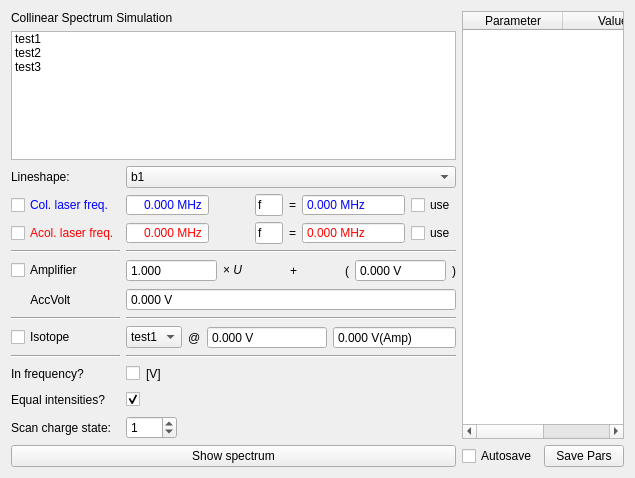
<?xml version="1.0" encoding="UTF-8"?>
<ui version="4.0">
 <class>Simulation</class>
 <widget class="QWidget" name="Simulation">
  <property name="geometry">
   <rect>
    <x>0</x>
    <y>0</y>
    <width>635</width>
    <height>478</height>
   </rect>
  </property>
  <property name="windowTitle">
   <string>Form</string>
  </property>
  <layout class="QHBoxLayout" name="horizontalLayout" stretch="0,0">
   <item>
    <layout class="QVBoxLayout" name="verticalLayout">
     <item>
      <widget class="QLabel" name="label">
       <property name="text">
        <string>Collinear Spectrum Simulation</string>
       </property>
      </widget>
     </item>
     <item>
      <widget class="QListWidget" name="listIsotopes">
       <property name="sizePolicy">
        <sizepolicy hsizetype="Preferred" vsizetype="Preferred">
         <horstretch>0</horstretch>
         <verstretch>0</verstretch>
        </sizepolicy>
       </property>
       <property name="alternatingRowColors">
        <bool>false</bool>
       </property>
       <property name="selectionMode">
        <enum>QAbstractItemView::MultiSelection</enum>
       </property>
       <property name="selectionBehavior">
        <enum>QAbstractItemView::SelectRows</enum>
       </property>
       <property name="viewMode">
        <enum>QListView::ListMode</enum>
       </property>
       <property name="modelColumn">
        <number>0</number>
       </property>
       <item>
        <property name="text">
         <string>test1</string>
        </property>
       </item>
       <item>
        <property name="text">
         <string>test2</string>
        </property>
       </item>
       <item>
        <property name="text">
         <string>test3</string>
        </property>
       </item>
      </widget>
     </item>
     <item>
      <layout class="QGridLayout" name="gridLayout" rowstretch="0,0,0,0,0,0,0,0,0,0,0,0">
       <item row="5" column="1">
        <widget class="QDoubleSpinBox" name="dAccVolt">
         <property name="buttonSymbols">
          <enum>QAbstractSpinBox::NoButtons</enum>
         </property>
         <property name="correctionMode">
          <enum>QAbstractSpinBox::CorrectToNearestValue</enum>
         </property>
         <property name="suffix">
          <string> V</string>
         </property>
         <property name="decimals">
          <number>3</number>
         </property>
         <property name="minimum">
          <double>-9999999.000000000000000</double>
         </property>
         <property name="maximum">
          <double>9999999.000000000000000</double>
         </property>
         <property name="singleStep">
          <double>0.010000000000000</double>
         </property>
        </widget>
       </item>
       <item row="0" column="1">
        <widget class="QComboBox" name="coLineVar">
         <item>
          <property name="text">
           <string>b1</string>
          </property>
         </item>
         <item>
          <property name="text">
           <string>b2</string>
          </property>
         </item>
        </widget>
       </item>
       <item row="7" column="1">
        <layout class="QHBoxLayout" name="horizontalLayout_5">
         <item>
          <widget class="QComboBox" name="comboIso">
           <item>
            <property name="text">
             <string>test1</string>
            </property>
           </item>
           <item>
            <property name="text">
             <string>test2</string>
            </property>
           </item>
           <item>
            <property name="text">
             <string>test3</string>
            </property>
           </item>
          </widget>
         </item>
         <item>
          <widget class="QLabel" name="label_7">
           <property name="text">
            <string>@</string>
           </property>
          </widget>
         </item>
         <item>
          <widget class="QDoubleSpinBox" name="dIso">
           <property name="sizePolicy">
            <sizepolicy hsizetype="MinimumExpanding" vsizetype="Fixed">
             <horstretch>0</horstretch>
             <verstretch>0</verstretch>
            </sizepolicy>
           </property>
           <property name="buttonSymbols">
            <enum>QAbstractSpinBox::NoButtons</enum>
           </property>
           <property name="correctionMode">
            <enum>QAbstractSpinBox::CorrectToNearestValue</enum>
           </property>
           <property name="prefix">
            <string/>
           </property>
           <property name="suffix">
            <string> V</string>
           </property>
           <property name="decimals">
            <number>3</number>
           </property>
           <property name="minimum">
            <double>-9999999.000000000000000</double>
           </property>
           <property name="maximum">
            <double>9999999.000000000000000</double>
           </property>
           <property name="singleStep">
            <double>0.001000000000000</double>
           </property>
          </widget>
         </item>
         <item>
          <widget class="QDoubleSpinBox" name="dIsoAmp">
           <property name="sizePolicy">
            <sizepolicy hsizetype="MinimumExpanding" vsizetype="Fixed">
             <horstretch>0</horstretch>
             <verstretch>0</verstretch>
            </sizepolicy>
           </property>
           <property name="buttonSymbols">
            <enum>QAbstractSpinBox::NoButtons</enum>
           </property>
           <property name="correctionMode">
            <enum>QAbstractSpinBox::CorrectToNearestValue</enum>
           </property>
           <property name="suffix">
            <string> V(Amp)</string>
           </property>
           <property name="decimals">
            <number>3</number>
           </property>
           <property name="minimum">
            <double>-9999999.000000000000000</double>
           </property>
           <property name="maximum">
            <double>9999999.000000000000000</double>
           </property>
           <property name="singleStep">
            <double>0.001000000000000</double>
           </property>
          </widget>
         </item>
        </layout>
       </item>
       <item row="8" column="1">
        <widget class="Line" name="line_4">
         <property name="orientation">
          <enum>Qt::Horizontal</enum>
         </property>
        </widget>
       </item>
       <item row="6" column="1">
        <widget class="Line" name="line_5">
         <property name="orientation">
          <enum>Qt::Horizontal</enum>
         </property>
        </widget>
       </item>
       <item row="4" column="0">
        <widget class="QCheckBox" name="cAmplifier">
         <property name="text">
          <string>Amplifier</string>
         </property>
        </widget>
       </item>
       <item row="9" column="0">
        <widget class="QLabel" name="label_3">
         <property name="text">
          <string>In frequency?</string>
         </property>
        </widget>
       </item>
       <item row="8" column="0">
        <widget class="Line" name="line_2">
         <property name="orientation">
          <enum>Qt::Horizontal</enum>
         </property>
        </widget>
       </item>
       <item row="4" column="1">
        <layout class="QHBoxLayout" name="horizontalLayout_3">
         <item>
          <widget class="QDoubleSpinBox" name="dAmpSlope">
           <property name="sizePolicy">
            <sizepolicy hsizetype="Expanding" vsizetype="Fixed">
             <horstretch>0</horstretch>
             <verstretch>0</verstretch>
            </sizepolicy>
           </property>
           <property name="buttonSymbols">
            <enum>QAbstractSpinBox::NoButtons</enum>
           </property>
           <property name="correctionMode">
            <enum>QAbstractSpinBox::CorrectToNearestValue</enum>
           </property>
           <property name="suffix">
            <string/>
           </property>
           <property name="decimals">
            <number>3</number>
           </property>
           <property name="minimum">
            <double>0.001000000000000</double>
           </property>
           <property name="maximum">
            <double>99999.000000000000000</double>
           </property>
           <property name="singleStep">
            <double>0.001000000000000</double>
           </property>
           <property name="value">
            <double>1.000000000000000</double>
           </property>
          </widget>
         </item>
         <item>
          <widget class="QLabel" name="label_4">
           <property name="text">
            <string>&lt;nobr&gt;&amp;times; &lt;i&gt;U&lt;/i&gt;&lt;/nobr&gt;</string>
           </property>
           <property name="alignment">
            <set>Qt::AlignLeading|Qt::AlignLeft|Qt::AlignVCenter</set>
           </property>
          </widget>
         </item>
         <item>
          <widget class="QLabel" name="label_9">
           <property name="sizePolicy">
            <sizepolicy hsizetype="Expanding" vsizetype="Preferred">
             <horstretch>0</horstretch>
             <verstretch>0</verstretch>
            </sizepolicy>
           </property>
           <property name="text">
            <string>+</string>
           </property>
           <property name="alignment">
            <set>Qt::AlignCenter</set>
           </property>
          </widget>
         </item>
         <item>
          <widget class="QLabel" name="label_8">
           <property name="sizePolicy">
            <sizepolicy hsizetype="Minimum" vsizetype="Preferred">
             <horstretch>0</horstretch>
             <verstretch>0</verstretch>
            </sizepolicy>
           </property>
           <property name="text">
            <string>(</string>
           </property>
           <property name="alignment">
            <set>Qt::AlignRight|Qt::AlignTrailing|Qt::AlignVCenter</set>
           </property>
          </widget>
         </item>
         <item>
          <widget class="QDoubleSpinBox" name="dAmpOff">
           <property name="sizePolicy">
            <sizepolicy hsizetype="Expanding" vsizetype="Fixed">
             <horstretch>0</horstretch>
             <verstretch>0</verstretch>
            </sizepolicy>
           </property>
           <property name="buttonSymbols">
            <enum>QAbstractSpinBox::NoButtons</enum>
           </property>
           <property name="correctionMode">
            <enum>QAbstractSpinBox::CorrectToNearestValue</enum>
           </property>
           <property name="suffix">
            <string> V</string>
           </property>
           <property name="decimals">
            <number>3</number>
           </property>
           <property name="minimum">
            <double>-9999999.000000000000000</double>
           </property>
           <property name="maximum">
            <double>9999999.000000000000000</double>
           </property>
           <property name="singleStep">
            <double>0.001000000000000</double>
           </property>
          </widget>
         </item>
         <item>
          <widget class="QLabel" name="label_5">
           <property name="sizePolicy">
            <sizepolicy hsizetype="Minimum" vsizetype="Preferred">
             <horstretch>0</horstretch>
             <verstretch>0</verstretch>
            </sizepolicy>
           </property>
           <property name="text">
            <string>)</string>
           </property>
          </widget>
         </item>
        </layout>
       </item>
       <item row="6" column="0">
        <widget class="Line" name="line_3">
         <property name="orientation">
          <enum>Qt::Horizontal</enum>
         </property>
        </widget>
       </item>
       <item row="11" column="0">
        <widget class="QLabel" name="label_11">
         <property name="text">
          <string>Scan charge state:</string>
         </property>
        </widget>
       </item>
       <item row="5" column="0">
        <widget class="QLabel" name="label_6">
         <property name="text">
          <string>      AccVolt</string>
         </property>
        </widget>
       </item>
       <item row="7" column="0">
        <widget class="QCheckBox" name="cIso">
         <property name="text">
          <string>Isotope</string>
         </property>
        </widget>
       </item>
       <item row="3" column="1">
        <widget class="Line" name="line_6">
         <property name="orientation">
          <enum>Qt::Horizontal</enum>
         </property>
        </widget>
       </item>
       <item row="10" column="0">
        <widget class="QLabel" name="label_10">
         <property name="text">
          <string>Equal intensities?</string>
         </property>
        </widget>
       </item>
       <item row="1" column="0">
        <widget class="QCheckBox" name="cColFreq">
         <property name="styleSheet">
          <string notr="true">color: rgb(0, 0, 255);</string>
         </property>
         <property name="text">
          <string>Col. laser freq.</string>
         </property>
        </widget>
       </item>
       <item row="0" column="0">
        <widget class="QLabel" name="label_2">
         <property name="text">
          <string>Lineshape:</string>
         </property>
        </widget>
       </item>
       <item row="3" column="0">
        <widget class="Line" name="line">
         <property name="orientation">
          <enum>Qt::Horizontal</enum>
         </property>
        </widget>
       </item>
       <item row="2" column="0">
        <widget class="QCheckBox" name="cAcolFreq">
         <property name="styleSheet">
          <string notr="true">color: rgb(255, 0, 0);</string>
         </property>
         <property name="text">
          <string>Acol. laser freq.</string>
         </property>
        </widget>
       </item>
       <item row="11" column="1">
        <layout class="QHBoxLayout" name="horizontalLayout_4">
         <item>
          <widget class="QSpinBox" name="sCharge">
           <property name="sizePolicy">
            <sizepolicy hsizetype="Minimum" vsizetype="Fixed">
             <horstretch>0</horstretch>
             <verstretch>0</verstretch>
            </sizepolicy>
           </property>
           <property name="minimumSize">
            <size>
             <width>50</width>
             <height>0</height>
            </size>
           </property>
           <property name="minimum">
            <number>-999</number>
           </property>
           <property name="maximum">
            <number>999</number>
           </property>
           <property name="value">
            <number>1</number>
           </property>
          </widget>
         </item>
         <item>
          <widget class="QLabel" name="label_12">
           <property name="font">
            <font>
             <italic>true</italic>
            </font>
           </property>
           <property name="styleSheet">
            <string notr="true">color: rgb(255, 0, 0);</string>
           </property>
           <property name="frameShape">
            <enum>QFrame::NoFrame</enum>
           </property>
           <property name="text">
            <string/>
           </property>
          </widget>
         </item>
         <item>
          <spacer name="horizontalSpacer_2">
           <property name="orientation">
            <enum>Qt::Horizontal</enum>
           </property>
           <property name="sizeHint" stdset="0">
            <size>
             <width>40</width>
             <height>20</height>
            </size>
           </property>
          </spacer>
         </item>
        </layout>
       </item>
       <item row="9" column="1">
        <layout class="QHBoxLayout" name="horizontalLayout_2">
         <item>
          <widget class="QCheckBox" name="cInFreq">
           <property name="text">
            <string/>
           </property>
          </widget>
         </item>
         <item>
          <widget class="QLabel" name="label_13">
           <property name="text">
            <string>[V]</string>
           </property>
          </widget>
         </item>
         <item>
          <spacer name="horizontalSpacer_3">
           <property name="orientation">
            <enum>Qt::Horizontal</enum>
           </property>
           <property name="sizeHint" stdset="0">
            <size>
             <width>40</width>
             <height>20</height>
            </size>
           </property>
          </spacer>
         </item>
        </layout>
       </item>
       <item row="10" column="1">
        <layout class="QHBoxLayout" name="horizontalLayout_6">
         <item>
          <widget class="QCheckBox" name="cNorm">
           <property name="text">
            <string/>
           </property>
           <property name="checked">
            <bool>true</bool>
           </property>
          </widget>
         </item>
         <item>
          <spacer name="horizontalSpacer_4">
           <property name="orientation">
            <enum>Qt::Horizontal</enum>
           </property>
           <property name="sizeHint" stdset="0">
            <size>
             <width>40</width>
             <height>20</height>
            </size>
           </property>
          </spacer>
         </item>
        </layout>
       </item>
       <item row="2" column="1">
        <layout class="QHBoxLayout" name="horizontalLayout_8" stretch="3,0,1,0,3,0">
         <item>
          <widget class="QDoubleSpinBox" name="dAcolFreq">
           <property name="sizePolicy">
            <sizepolicy hsizetype="Preferred" vsizetype="Fixed">
             <horstretch>0</horstretch>
             <verstretch>0</verstretch>
            </sizepolicy>
           </property>
           <property name="styleSheet">
            <string notr="true">color: rgb(255, 0, 0);</string>
           </property>
           <property name="alignment">
            <set>Qt::AlignRight|Qt::AlignTrailing|Qt::AlignVCenter</set>
           </property>
           <property name="buttonSymbols">
            <enum>QAbstractSpinBox::NoButtons</enum>
           </property>
           <property name="correctionMode">
            <enum>QAbstractSpinBox::CorrectToNearestValue</enum>
           </property>
           <property name="suffix">
            <string> MHz</string>
           </property>
           <property name="decimals">
            <number>3</number>
           </property>
           <property name="maximum">
            <double>9999999999.000000000000000</double>
           </property>
           <property name="singleStep">
            <double>0.001000000000000</double>
           </property>
          </widget>
         </item>
         <item>
          <spacer name="horizontalSpacer_6">
           <property name="orientation">
            <enum>Qt::Horizontal</enum>
           </property>
           <property name="sizeHint" stdset="0">
            <size>
             <width>40</width>
             <height>20</height>
            </size>
           </property>
          </spacer>
         </item>
         <item>
          <widget class="QLineEdit" name="line_acol_arith">
           <property name="sizePolicy">
            <sizepolicy hsizetype="Preferred" vsizetype="Fixed">
             <horstretch>0</horstretch>
             <verstretch>0</verstretch>
            </sizepolicy>
           </property>
           <property name="text">
            <string>f</string>
           </property>
          </widget>
         </item>
         <item>
          <widget class="QLabel" name="label_15">
           <property name="text">
            <string>=</string>
           </property>
          </widget>
         </item>
         <item>
          <widget class="QDoubleSpinBox" name="dAcolFreqArith">
           <property name="styleSheet">
            <string notr="true">color: rgb(255, 0, 0);</string>
           </property>
           <property name="readOnly">
            <bool>true</bool>
           </property>
           <property name="buttonSymbols">
            <enum>QAbstractSpinBox::NoButtons</enum>
           </property>
           <property name="correctionMode">
            <enum>QAbstractSpinBox::CorrectToNearestValue</enum>
           </property>
           <property name="suffix">
            <string> MHz</string>
           </property>
           <property name="decimals">
            <number>3</number>
           </property>
           <property name="maximum">
            <double>9999999999.000000000000000</double>
           </property>
           <property name="singleStep">
            <double>0.001000000000000</double>
           </property>
          </widget>
         </item>
         <item>
          <widget class="QCheckBox" name="cAcolArith">
           <property name="text">
            <string>use</string>
           </property>
          </widget>
         </item>
        </layout>
       </item>
       <item row="1" column="1">
        <layout class="QHBoxLayout" name="horizontalLayout_9" stretch="3,0,1,0,3,0">
         <item>
          <widget class="QDoubleSpinBox" name="dColFreq">
           <property name="sizePolicy">
            <sizepolicy hsizetype="Preferred" vsizetype="Fixed">
             <horstretch>0</horstretch>
             <verstretch>0</verstretch>
            </sizepolicy>
           </property>
           <property name="styleSheet">
            <string notr="true">color: rgb(0, 0, 255);</string>
           </property>
           <property name="inputMethodHints">
            <set>Qt::ImhFormattedNumbersOnly</set>
           </property>
           <property name="alignment">
            <set>Qt::AlignRight|Qt::AlignTrailing|Qt::AlignVCenter</set>
           </property>
           <property name="buttonSymbols">
            <enum>QAbstractSpinBox::NoButtons</enum>
           </property>
           <property name="correctionMode">
            <enum>QAbstractSpinBox::CorrectToNearestValue</enum>
           </property>
           <property name="suffix">
            <string> MHz</string>
           </property>
           <property name="decimals">
            <number>3</number>
           </property>
           <property name="maximum">
            <double>9999999999.000000000000000</double>
           </property>
           <property name="singleStep">
            <double>0.001000000000000</double>
           </property>
          </widget>
         </item>
         <item>
          <spacer name="horizontalSpacer">
           <property name="orientation">
            <enum>Qt::Horizontal</enum>
           </property>
           <property name="sizeHint" stdset="0">
            <size>
             <width>40</width>
             <height>20</height>
            </size>
           </property>
          </spacer>
         </item>
         <item>
          <widget class="QLineEdit" name="line_col_arith">
           <property name="sizePolicy">
            <sizepolicy hsizetype="Preferred" vsizetype="Fixed">
             <horstretch>0</horstretch>
             <verstretch>0</verstretch>
            </sizepolicy>
           </property>
           <property name="text">
            <string>f</string>
           </property>
          </widget>
         </item>
         <item>
          <widget class="QLabel" name="label_14">
           <property name="text">
            <string>=</string>
           </property>
          </widget>
         </item>
         <item>
          <widget class="QDoubleSpinBox" name="dColFreqArith">
           <property name="styleSheet">
            <string notr="true">color: rgb(0, 0, 255);</string>
           </property>
           <property name="readOnly">
            <bool>true</bool>
           </property>
           <property name="buttonSymbols">
            <enum>QAbstractSpinBox::NoButtons</enum>
           </property>
           <property name="correctionMode">
            <enum>QAbstractSpinBox::CorrectToNearestValue</enum>
           </property>
           <property name="suffix">
            <string> MHz</string>
           </property>
           <property name="decimals">
            <number>3</number>
           </property>
           <property name="maximum">
            <double>9999999999.000000000000000</double>
           </property>
           <property name="singleStep">
            <double>0.001000000000000</double>
           </property>
          </widget>
         </item>
         <item>
          <widget class="QCheckBox" name="cColArith">
           <property name="text">
            <string>use</string>
           </property>
          </widget>
         </item>
        </layout>
       </item>
      </layout>
     </item>
     <item>
      <widget class="QPushButton" name="pShow">
       <property name="text">
        <string>Show spectrum</string>
       </property>
      </widget>
     </item>
     <item>
      <spacer name="verticalSpacer">
       <property name="orientation">
        <enum>Qt::Vertical</enum>
       </property>
       <property name="sizeHint" stdset="0">
        <size>
         <width>20</width>
         <height>40</height>
        </size>
       </property>
      </spacer>
     </item>
    </layout>
   </item>
   <item>
    <layout class="QVBoxLayout" name="verticalLayout_2">
     <item>
      <widget class="QTableWidget" name="parTable">
       <property name="selectionMode">
        <enum>QAbstractItemView::NoSelection</enum>
       </property>
       <property name="columnCount">
        <number>2</number>
       </property>
       <attribute name="verticalHeaderVisible">
        <bool>false</bool>
       </attribute>
       <column>
        <property name="text">
         <string>Parameter</string>
        </property>
       </column>
       <column>
        <property name="text">
         <string>Value</string>
        </property>
       </column>
      </widget>
     </item>
     <item>
      <layout class="QHBoxLayout" name="horizontalLayout_7">
       <item>
        <spacer name="horizontalSpacer_5">
         <property name="orientation">
          <enum>Qt::Horizontal</enum>
         </property>
         <property name="sizeHint" stdset="0">
          <size>
           <width>40</width>
           <height>20</height>
          </size>
         </property>
        </spacer>
       </item>
       <item>
        <widget class="QCheckBox" name="cAutosave">
         <property name="text">
          <string>Autosave</string>
         </property>
        </widget>
       </item>
       <item>
        <widget class="QPushButton" name="bSavePars">
         <property name="text">
          <string>Save Pars</string>
         </property>
        </widget>
       </item>
      </layout>
     </item>
    </layout>
   </item>
  </layout>
 </widget>
 <resources/>
 <connections/>
</ui>
